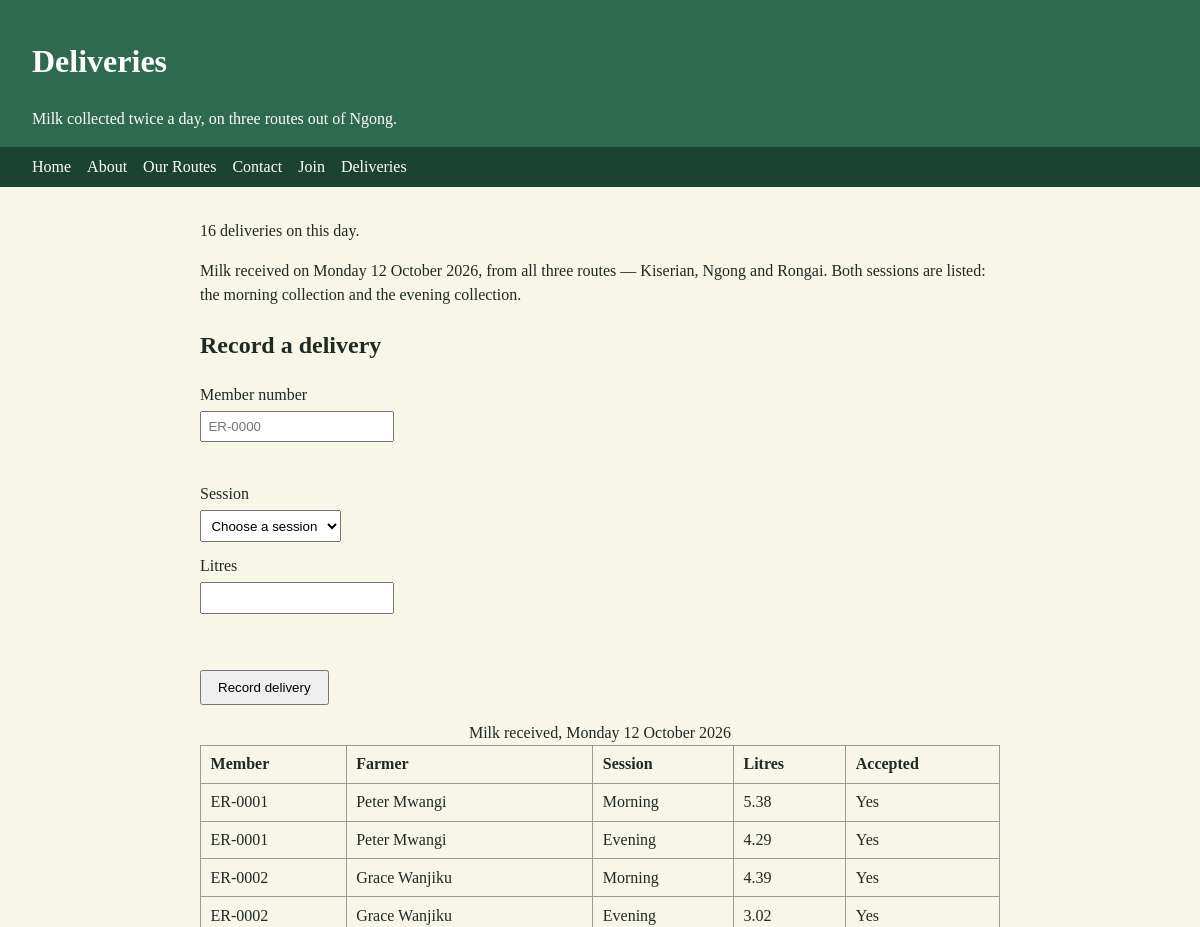
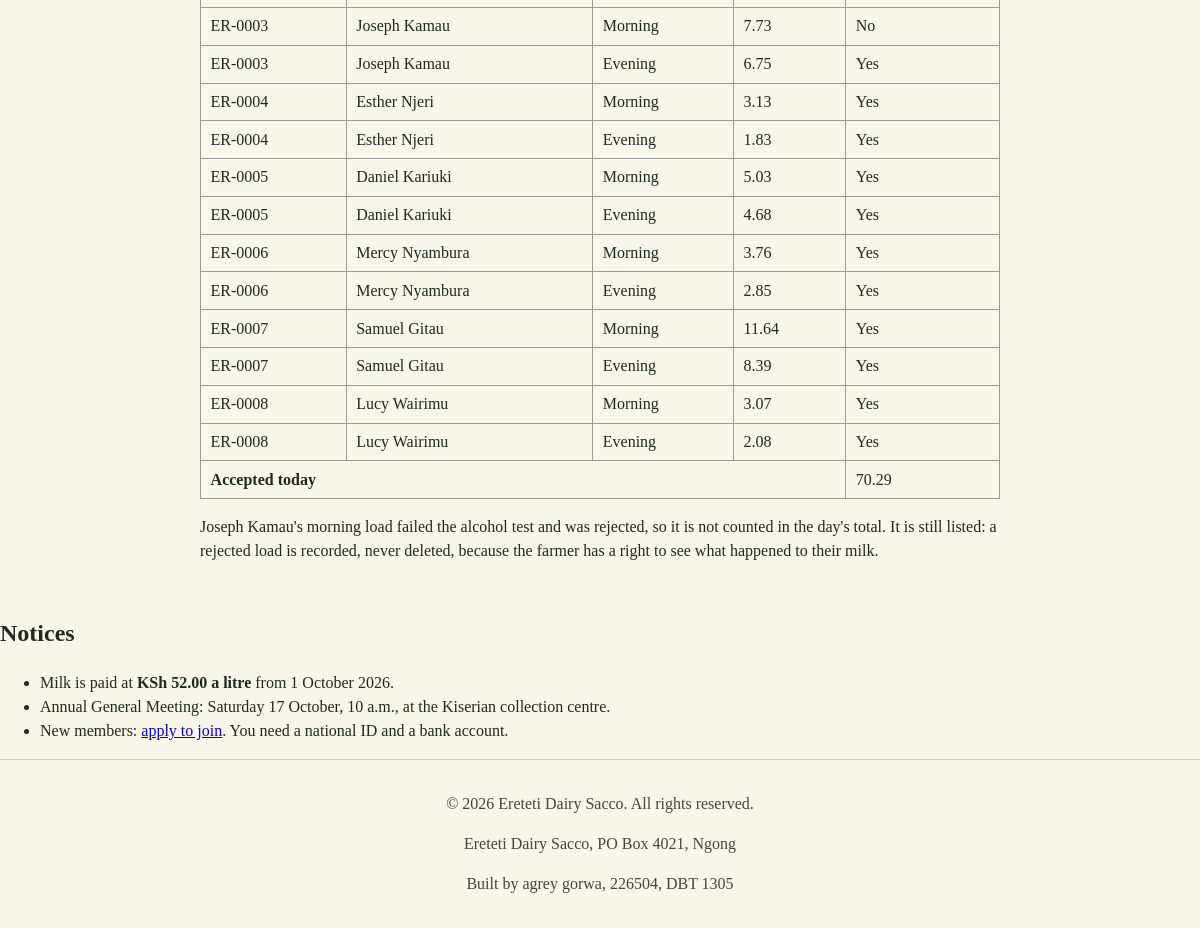
/deliveries.php, run on the app's committed database (2 pictures, top to bottom).
### tables this page shows
CREATE TABLE milk_delivery (
    delivery_id   INT AUTO_INCREMENT PRIMARY KEY,
    farmer_id     INT           NOT NULL,
    delivery_date DATE          NOT NULL,
    session       ENUM('MORNING','EVENING') NOT NULL,
    litres        DECIMAL(6,2)  NOT NULL,
    accepted      TINYINT(1)    NOT NULL DEFAULT 1,    
    remarks       VARCHAR(100)  NULL,

    CONSTRAINT fk_delivery_farmer
        FOREIGN KEY (farmer_id) REFERENCES farmer(farmer_id),
    CONSTRAINT uq_delivery_once_per_session
        UNIQUE (farmer_id, delivery_date, session),
    CONSTRAINT chk_delivery_litres
        CHECK (litres > 0 AND litres <= 200)
);

CREATE TABLE farmer (
    farmer_id   INT AUTO_INCREMENT PRIMARY KEY,
    member_no   VARCHAR(10)  NOT NULL UNIQUE,    
    first_name  VARCHAR(40)  NOT NULL,
    last_name   VARCHAR(40)  NOT NULL,
    national_id VARCHAR(20)  NOT NULL UNIQUE,
    phone       VARCHAR(20)  NOT NULL,
    route_id    INT          NOT NULL,
    date_joined DATE         NOT NULL,
    active      TINYINT(1)   NOT NULL DEFAULT 1,

    CONSTRAINT fk_farmer_route
        FOREIGN KEY (route_id) REFERENCES route(route_id)
);

### deliveries.php (the view, shortened to what this page needs)
<?php
require_once 'includes/db.php';
$page_title = 'Deliveries';
include 'includes/header.php';
$sql = "SELECT f.member_no, f.first_name, f.last_name, d.session, d.litres, d.accepted FROM milk_delivery d JOIN farmer f ON f.farmer_id = d.farmer_id WHERE d.delivery_date = '2026-10-12' ORDER BY f.member_no, d.session";
$result = mysqli_query($conn, $sql);
$count = mysqli_num_rows($result);
?>
  <main>
    <p><?php echo $count; ?> deliveries on this day.</p>
    <p>Milk received on Monday 12 October 2026, from all three routes — Kiserian, Ngong and Rongai. Both sessions are listed: the morning collection and the evening collection.</p>
    <h2>Record a delivery</h2>
    <form id="delivery-form" action="#" method="post">
      <label for="member">Member number</label>
      <input type="text" id="member" name="member_no"
             placeholder="ER-0000" required>
      <p id="member-message" class="message"
         aria-live="polite"></p>
      <label for="session">Session</label>
      <select id="session" name="session" required>
        <option value="">Choose a session</option>
      </select>
      <label for="litres">Litres</label>
      <input type="number" id="litres" name="litres"
             step="0.01" required>
      <p id="litres-message" class="message"
         aria-live="polite"></p>
      <button type="submit">Record delivery</button>
    </form>
    <div class="table-scroll">
      <table>
        <caption>Milk received, Monday 12 October 2026</caption>
        <thead>
          <tr>
            <th scope="col">Member</th>
            <th scope="col">Farmer</th>
            <th scope="col">Session</th>
            <th scope="col">Litres</th>
            <th scope="col">Accepted</th>
          </tr>
        </thead>
        <tbody>
<?php
if ($count === 0) {
    echo '<tr><td colspan="5">No deliveries recorded on this day.</td></tr>';
} else {
    while ($row = mysqli_fetch_assoc($result)) {
        if ($row['accepted'] == 1) {
            $accepted = 'Yes';
        } else {
            $accepted = 'No';
        }
        echo '<tr>';
        echo '<td>' . $row['member_no'] . '</td>';
        echo '<td>' . $row['first_name'] . ' ' . $row['last_name'] . '</td>';
        echo '<td>' . ucfirst(strtolower($row['session'])) . '</td>';
        echo '<td>' . $row['litres'] . '</td>';
        echo '<td>' . $accepted . '</td>';
        echo '</tr>';
    }
}
?>
        </tbody>
        <tfoot>
          <tr>
            <th colspan="4" scope="row">Accepted today</th>
            <td id="accepted-total"></td>
          </tr>
        </tfoot>
      </table>
    </div>
    <p>Joseph Kamau's morning load failed the alcohol test and was
    rejected, so it is not counted in the day's total. It is still
    listed: a rejected load is recorded, never deleted, because the
    farmer has a right to see what happened to their milk.</p>
  </main>
  <aside>
    <h2>Notices</h2>
    <ul>
      <li>Milk is paid at <strong>KSh 52.00 a litre</strong> from
          1 October 2026.</li>
      <li>Annual General Meeting: Saturday 17 October, 10 a.m., at the
          Kiserian collection centre.</li>
      <li>New members: <a href="register.php">apply to join</a>. You need
          a national ID and a bank account.</li>
    </ul>
  </aside>
  <?php include('includes/footer.php'); ?>

### includes/header.php (shortened to what this page needs)
<!DOCTYPE html>
<html lang="en">
    <head>
        <link  rel ="stylesheet" href="style.css">
    </head>
    <body>
        <header>
            <h1><?php echo $page_title; ?></h1>
            <p>Milk collected twice a day, on three routes out of Ngong.</p>
        </header>
        <nav>
            <ul>
                <li><a href="index.php">Home</a></li>
                <li><a href="about.php">About</a></li>
                <li><a href="routes.php">Our Routes</a></li>
                <li><a href="contact.php">Contact</a></li>
                <li><a href="register.php">Join</a></li>
                <li><a href="deliveries.php">Deliveries</a></li>
            </ul>
        </nav>

### includes/footer.php
<footer>
<p>&copy; <?php echo date('Y'); ?> Ereteti Dairy Sacco. All rights reserved.</p>
<p>Ereteti Dairy Sacco, PO Box 4021, Ngong</p>
<p>Built by agrey gorwa, 226504, DBT 1305</p>
</footer>
</body>
</html>

### style.css (style rules this page uses)
body { background: #F8F5E9; color: #1E2A24; font-family: Georgia, 'Times New Roman', serif; margin: 0; line-height: 1.5; }
header { background: #2D6A4F; color: #FFFFFF; padding: 1rem 2rem; }
header p { margin: 0.25rem 0 0; }
nav { position: sticky; top: 0; background: #1B4332; padding: 0.5rem 2rem; }
nav ul { list-style: none; margin: 0; padding: 0; display: flex; flex-wrap: wrap; gap: 1rem; }
nav a { color: #FFFFFF; text-decoration: none; }
main { display: block; max-width: 800px; margin: 0 auto; padding: 1rem 2rem; }
footer { text-align: center; padding: 1rem; border-top: 1px solid #CCCCCC; color: #444444; }
form label { display: block; margin-top: 0.75rem; }
form input, form select { display: block; margin-top: 0.25rem; padding: 0.4rem; max-width: 100%; }
form button { margin-top: 1rem; padding: 0.5rem 1rem; }
table { border-collapse: collapse; width: 100%; }
th, td { border: 1px solid #999999; padding: 0.4rem 0.6rem; text-align: left; }
.table-scroll { overflow-x: auto; }
.message { color: #B3261E; min-height: 1.5em; margin: 0.25rem 0 0.75rem; }

### data on the page
milk_delivery: farmer.member_no "ER-0001", farmer.first_name "Peter", farmer.last_name "Mwangi", session "Morning", litres "5.38", accepted "Yes"
milk_delivery: farmer.member_no "ER-0001", farmer.first_name "Peter", farmer.last_name "Mwangi", session "Evening", litres "4.29", accepted "Yes"
milk_delivery: farmer.member_no "ER-0002", farmer.first_name "Grace", farmer.last_name "Wanjiku", session "Morning", litres "4.39", accepted "Yes"
milk_delivery: farmer.member_no "ER-0002", farmer.first_name "Grace", farmer.last_name "Wanjiku", session "Evening", litres "3.02", accepted "Yes"
milk_delivery: farmer.member_no "ER-0003", farmer.first_name "Joseph", farmer.last_name "Kamau", session "Morning", litres "7.73", accepted "No"
milk_delivery: farmer.member_no "ER-0003", farmer.first_name "Joseph", farmer.last_name "Kamau", session "Evening", litres "6.75", accepted "Yes"
milk_delivery: farmer.member_no "ER-0004", farmer.first_name "Esther", farmer.last_name "Njeri", session "Morning", litres "3.13", accepted "Yes"
milk_delivery: farmer.member_no "ER-0004", farmer.first_name "Esther", farmer.last_name "Njeri", session "Evening", litres "1.83", accepted "Yes"
milk_delivery: farmer.member_no "ER-0005", farmer.first_name "Daniel", farmer.last_name "Kariuki", session "Morning", litres "5.03", accepted "Yes"
milk_delivery: farmer.member_no "ER-0005", farmer.first_name "Daniel", farmer.last_name "Kariuki", session "Evening", litres "4.68", accepted "Yes"
milk_delivery: farmer.member_no "ER-0006", farmer.first_name "Mercy", farmer.last_name "Nyambura", session "Morning", litres "3.76", accepted "Yes"
milk_delivery: farmer.member_no "ER-0006", farmer.first_name "Mercy", farmer.last_name "Nyambura", session "Evening", litres "2.85", accepted "Yes"
milk_delivery: farmer.member_no "ER-0007", farmer.first_name "Samuel", farmer.last_name "Gitau", session "Morning", litres "11.64", accepted "Yes"
milk_delivery: farmer.member_no "ER-0007", farmer.first_name "Samuel", farmer.last_name "Gitau", session "Evening", litres "8.39", accepted "Yes"
milk_delivery: farmer.member_no "ER-0008", farmer.first_name "Lucy", farmer.last_name "Wairimu", session "Morning", litres "3.07", accepted "Yes"
milk_delivery: farmer.member_no "ER-0008", farmer.first_name "Lucy", farmer.last_name "Wairimu", session "Evening", litres "2.08", accepted "Yes"

### other printed values
$page_title "Deliveries"
$count "16"
